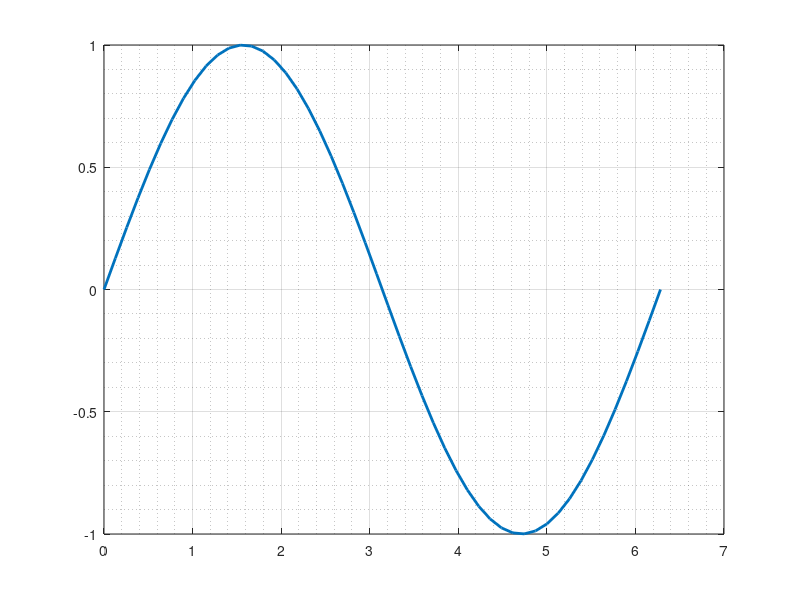

Reproduce this figure in MATLAB.
close all; clearvars; clc;

% Aritmética básica
6 / 2 * 8 + 9 * (4 / 5) ^ 2

% Vector
u = [1 5 6 9];
% z = randperm[150];
image()

% Imprensión de onda senoidal
x = linspace(0, 2 * pi, 50);
y = sin(x)
plot(x, y,'LineWidth',2)
grid on
grid minor
